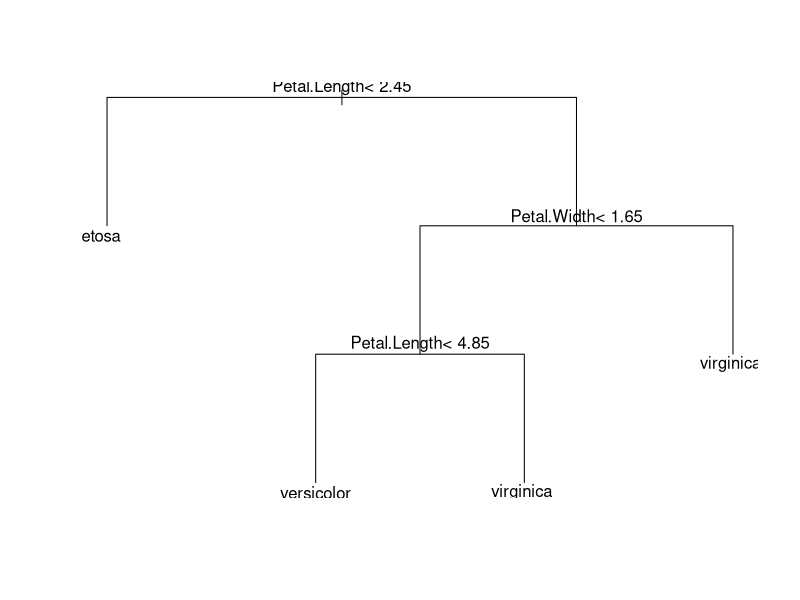

Source code (R):
#### Decision Tree / CLASS #####
# which one to choose, lot of category then decision tree if numeric data then logical regression
#

library(rpart)
View(iris)
training = iris[sample(seq_len(nrow(iris)), size = 100),]
testing = iris[sample(seq_len(nrow(iris)), size = 50),]
View(training)
View(testing)

# For Training Data
fit = rpart(training$Species~., method = 'class', data = training)
# Plot Tree
plot(fit, uniform = T)
text(fit, pretty = 0)
# Here we need to pass the type as 'class' or it will take regression as type
table(training$Species, predict(fit, training, type = 'class'))
#setosa versicolor virginica
#setosa         31          0         0
#versicolor      0         32         0
#virginica       0          4        33

# For Testing Data
fit = rpart(testing$Species~., method = 'class', data = testing)
table(testing$Species, predict(fit, testing, type = 'class'))
#setosa versicolor virginica
#setosa         16          0         0
#versicolor      0         16         0
#virginica       0          1        17